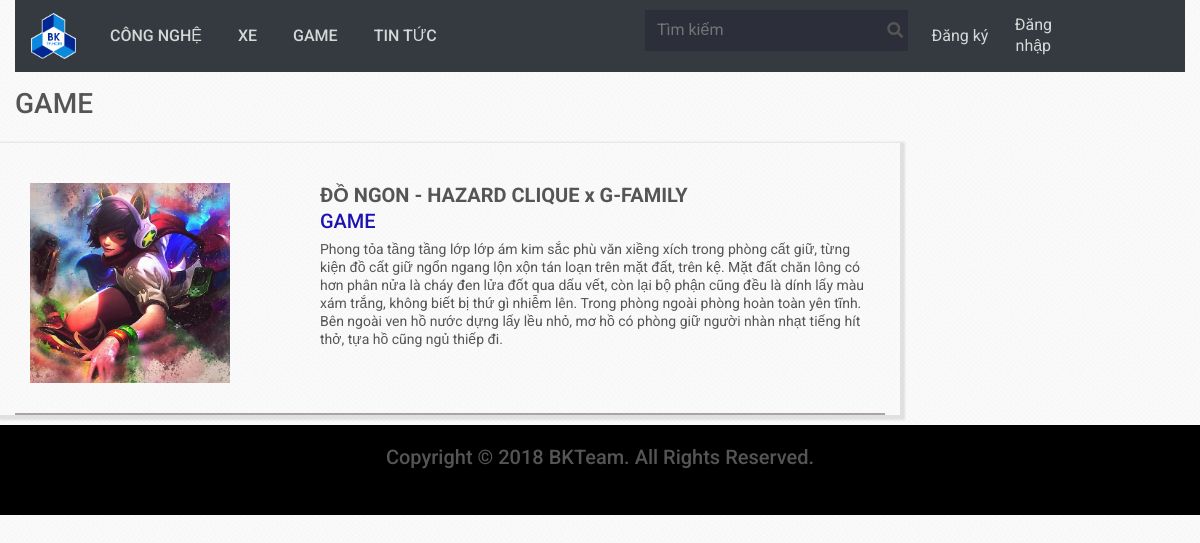
/page/game.php, run on the app's committed database.
### tables this page shows
CREATE TABLE `post` (
  `id_post` int(255) NOT NULL,
  `poster` varchar(255) NOT NULL,
  `date_time` datetime NOT NULL,
  `title` varchar(255) NOT NULL,
  `decription` text NOT NULL,
  `typepost` int(11) NOT NULL,
  `img_lnk` text NOT NULL,
  `contentpost` text NOT NULL,
  `view` int(11) NOT NULL,
  `status` tinyint(1) NOT NULL
);

### content/game.php (the view, shortened to what this page needs)
<div class="container-fluid">
    <div class="main-contain">
        <div class="row ad-title">
            <h3 class="col-md-7 col-sm-6 col-6"> GAME </h3>
        </div>
    </div>
    <?php
        include("../backend/connectDB.php");
        $query = mysqli_query($connect, "SELECT * FROM post where typepost = 3 ORDER BY id_post DESC");
        while ($row = $query->fetch_assoc()) {
    ?>
    <?php if ($row['status'] == 1) { ?>
    <div class="main-contain">
        <div class="row">
            <div class="main-content col-md-9">
                <div class="post-list">
                    <div class="post">
                        <div class="row">
                            <div class="title-image col-md-4">
                                <a href="../page/post_detail.php?id_post=<?php echo $row['id_post'] ?>">
                                    <img src="../images/<?php echo $row['img_lnk']; ?>" alt="">
                                </a>
                            </div>
                            <div class="content col-md-8">
                                <div class="content-title">
                                    <a href="../page/post_detail.php?id_post=<?php echo $row['id_post'] ?>">
                                        <?php echo $row['title']; ?>
                                    </a>
                                </div>
                                <?php if ($row['typepost'] == 3) { ?>
                                    <div class="topic"><h5 style="color:rgb(29, 19, 179); ">GAME</h5></div>
                                <?php } ?>
                                <div class="short-content">
                                    <span><?php echo $row['decription']; ?></span>
                                </div>
                            </div>
                        </div>
                    </div>
                </div>
            </div>
        </div>
    </div>
</div>
    <?php } ?>
    <?php
        }
    ?>

### css/styles.css (style rules this page uses)
* { margin: 0; padding: 0; box-sizing: border-box; }
body { font-family: 'Roboto', sans-serif; font-size: 14px; color: #555; line-height: 1.285; background-image: url("../images/bg.png"); }
a { text-decoration: none; color: #555; }
.main-contain { margin-top: 15px; }
.main-contain .main-content { box-shadow: 2px 2px 2px 3px rgba(0, 0, 0, 0.1); }
.main-contain .main-content .post-list { margin-top: 40px; }
.post-list .post { margin-top: 20px; padding-bottom: 30px; border-bottom: 2px solid #aba4a4; }
.post-list .post .title-image { height: 200px; width: 200px; overflow: hidden; }
.post-list .post .title-image img { height: 100%; display: block; width: auto; }
.post-list .post .row { margin: 0; }
.post-list .post .content-title { font-size: 20px; font-weight: 700; }
.post-list .post .topic { font-size: 20px; font-weight: 500px; color: #a04e4e; }

### data on the page
post: img_lnk (picture), title "ĐỒ NGON - HAZARD CLIQUE x G-FAMILY", typepost "GAME", decription "Phong tỏa tầng tầng lớp lớp ám kim sắc phù văn xiềng xích trong phòng cất giữ, từng kiện đồ cất giữ ngổn ngang lộn xộn tán loạn trên mặt đất, trên kệ. Mặt đất chăn lông có hơn phân nửa là cháy đen lửa đốt qua dấu vết, còn lại bộ phận cũng đều là dính lấy màu xám trắng, không biết bị thứ gì nhiễm lên. Trong phòng ngoài phòng hoàn toàn yên tĩnh. Bên ngoài ven hồ nước dựng lấy lều nhỏ, mơ hồ có phòng giữ người nhàn nhạt tiếng hít thở, tựa hồ cũng ngủ thiếp đi."
